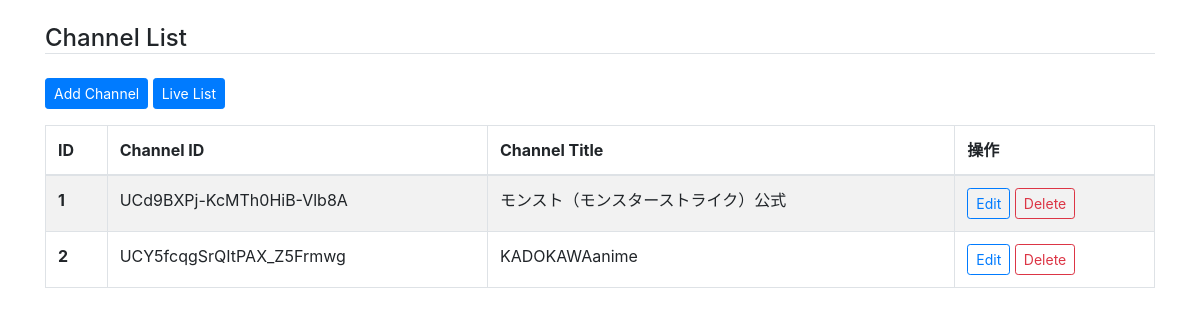
The app's page /cms/channel/, older data.
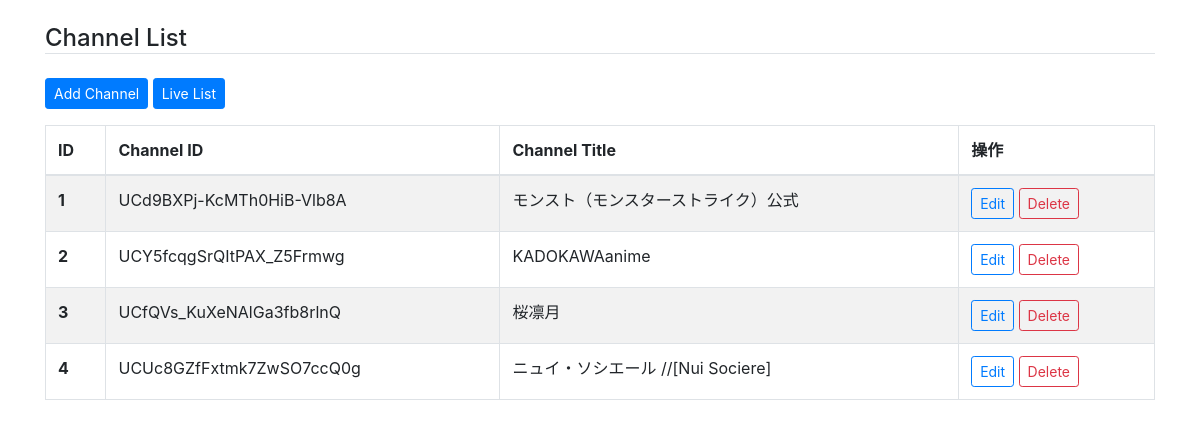
The same page, newer data.
### cms/models.py (models this page shows)
class Channel(models.Model):
    channelid = models.CharField("channelid", max_length=255, unique=True)
    channeltitle = models.CharField("title", max_length=255, unique=True)

### cms/views.py (the view)
# urls.py: path('channel/', views.channel_list, name='channel_list'),   # チャンネル一覧
def channel_list(request):
    ch = Channel.objects.all().order_by('id')
    return render(request,'cms/channel_list.html', {'channels': ch})

### cms/templates/cms/channel_list.html (shortened to what this page needs)
{% extends "cms/base.html" %}
{% block content %}
    <h4 class="mt-4 border-bottom">Channel List</h4>
    <a href="{% url 'cms:channel_add' %}" class="btn btn-primary btn-sm my-3">Add Channel</a>
    <a href="{% url 'cms:live_list' %}" class="btn btn-primary btn-sm my-3">Live List</a>
    <table class="table table-striped table-bordered">
      <thead>
        <tr>
          <th scope="col">ID</th>
          <th scope="col">Channel ID</th>
          <th scope="col">Channel Title</th>
          <th scope="col">操作</th>
        </tr>
      </thead>
      <tbody>
        {% for ch in channels %}
        <tr>
          <th scope="row">{{ ch.id }}</th>
          <td>{{ ch.channelid }}</td>
          <td>{{ ch.channeltitle }}</td>
          <td>
            <a href="{% url 'cms:channel_mod' id=ch.id %}" class="btn btn-outline-primary btn-sm">Edit</a>
            <a href="{% url 'cms:channel_del' id=ch.id %}" class="btn btn-outline-danger btn-sm">Delete</a>
          </td>
        </tr>
        {% endfor %}
      </tbody>
    </table>
{% endblock content %}

### cms/templates/cms/base.html (shortened to what this page needs)
{% load i18n static %}
<!DOCTYPE html>{% get_current_language as LANGUAGE_CODE %}
<html lang="{{ LANGUAGE_CODE|default:"en-us" }}">
<head>
<link rel="stylesheet" href="{% static 'cms/css/bootstrap.min.css' %}">
</head>
<body>
  <div class="container">
    {% block content %}{% endblock %}
  </div>
</body>
</html>

Row changes from the older to the newer data that the page shows:
added Channel: id "3", channelid "UCfQVs_KuXeNAlGa3fb8rlnQ", channeltitle "桜凛月"
added Channel: id "4", channelid "UCUc8GZfFxtmk7ZwSO7ccQ0g", channeltitle "ニュイ・ソシエール //[Nui Sociere]"
